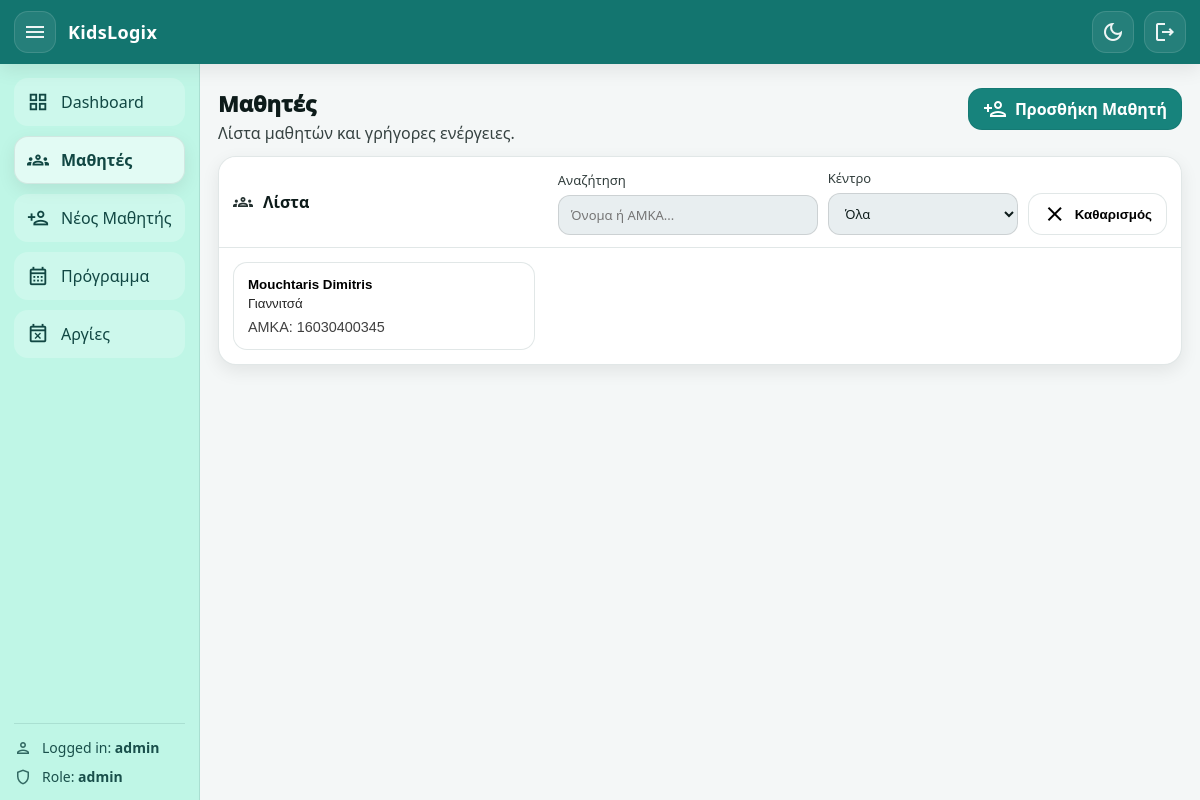
The page /students (signed in) on the database as committed earlier.
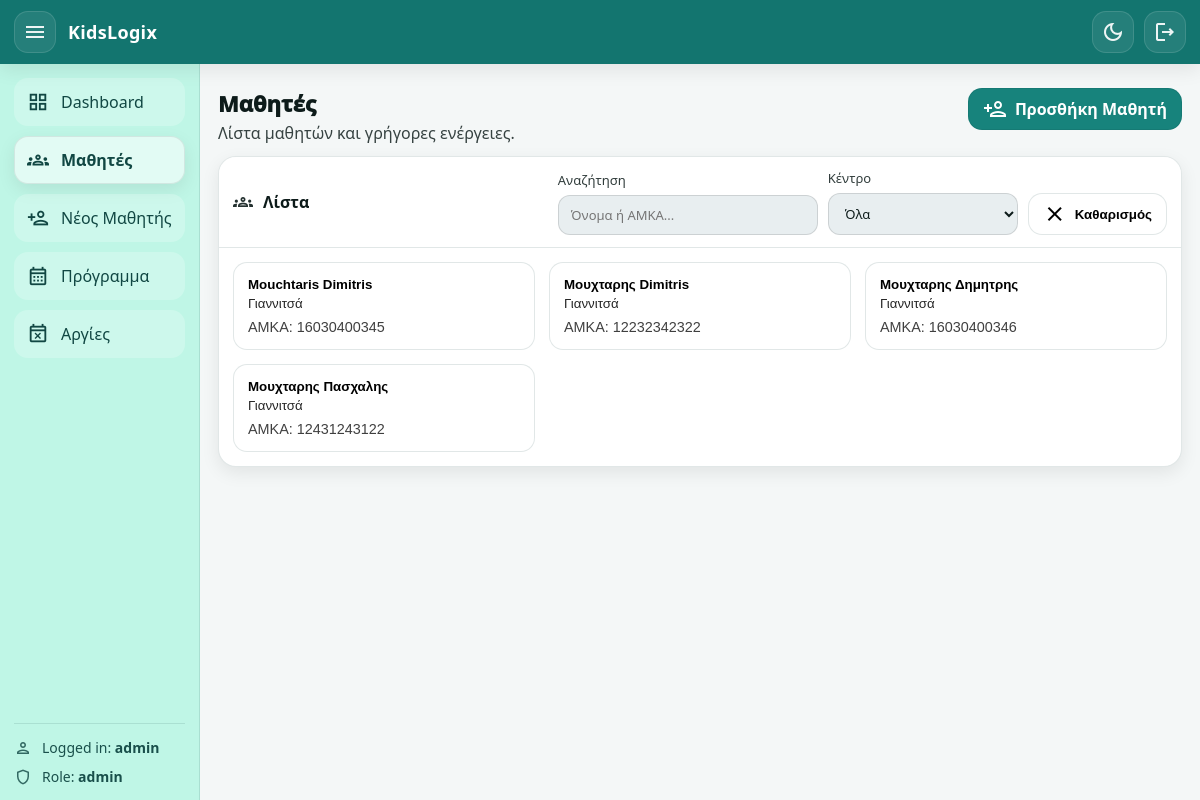
The same page on the database as committed later.
### app/models.py (models this page shows, shortened)
class Student(Base):
    __tablename__ = "students"
    amka: Mapped[str] = mapped_column(String(20), primary_key=True)
    center: Mapped[str] = mapped_column(
        String(20),
        nullable=False,
        default="Giannitsa",  # Giannitsa / KryaVrisi
    )
    first_name: Mapped[str] = mapped_column(String(60), nullable=False)
    last_name: Mapped[str] = mapped_column(String(60), nullable=False)
    date_of_birth: Mapped[date | None] = mapped_column(Date, nullable=True)
    parent_name: Mapped[str | None] = mapped_column(String(120), nullable=True)
    parent_phone: Mapped[str | None] = mapped_column(String(30), nullable=True)
    assessment_expiry_date: Mapped[date | None] = mapped_column(Date, nullable=True)
    admin_comment: Mapped[str | None] = mapped_column(String(1000), nullable=True)
    created_at: Mapped[datetime] = mapped_column(
        DateTime, default=datetime.utcnow, nullable=False
    )
    services: Mapped[list["StudentService"]] = relationship(
        back_populates="student",
        cascade="all, delete-orphan",
    )
    appointments: Mapped[list["Appointment"]] = relationship(
        back_populates="student",
        cascade="all, delete-orphan",
    )
    payments: Mapped[list["Payment"]] = relationship(
        back_populates="student",
        cascade="all, delete-orphan",
    )

### app/routers/web.py (the view)
@router.get("/students", response_class=HTMLResponse)
def students_page(
    request: Request,
    center: str | None = None,
    db: Session = Depends(get_db),
    user: User = Depends(get_current_user),
):
    center_norm = normalize_center(center) if center else None
    q = db.query(Student)
    if center_norm:
        q = q.filter(Student.center == center_norm)
    students = q.order_by(Student.last_name.asc(), Student.first_name.asc()).all()
    return templates.TemplateResponse(
        "students.html",
        {
            "request": request,
            "user": user,
            "page": "students",
            "students": students,
            "centers": CENTERS,
        },
    )

### app/templates/students.html (shortened to what this page needs)
{% extends "base.html" %}
{% block content %}
<div class="page-head">
  <div>
    <h1 class="page-title">Μαθητές</h1>
    <p class="page-subtitle">Λίστα μαθητών και γρήγορες ενέργειες.</p>
  </div>
  <div class="page-actions">
    <a class="btn btn-primary" href="/students/new">
      <span class="material-icons-outlined">person_add</span>
      Προσθήκη Μαθητή
    </a>
  </div>
</div>
<div class="card">
  <div class="card-head">
    <div class="card-title">
      <span class="material-icons-outlined">groups</span>
      <h2>Λίστα</h2>
    </div>
    <div class="filters" style="justify-content:flex-end;">
      <div class="field-inline" style="min-width:260px;">
        <span>Αναζήτηση</span>
        <div class="search-wrap">
          <input
            id="studentSearch"
            type="text"
            placeholder="Όνομα ή AMKA..."
            autocomplete="off"
          />
        </div>
      </div>
      <div class="field-inline" style="min-width:190px;">
        <span>Κέντρο</span>
        <select id="centerFilter">
          <option value="">Όλα</option>
        </select>
      </div>
      <button class="btn" type="button" id="clearFilters" title="Καθαρισμός φίλτρων">
        <span class="material-icons-outlined">clear</span>
        Καθαρισμός
      </button>
    </div>
  </div>
  <div class="card-body">
    {% if students and students|length > 0 %}
      <div class="student-cards">
        {% for st in students %}
          <button
            type="button"
            class="student-mini"
            data-amka="{{ st.amka }}"
            data-name="{{ st.full_name }}"
            data-center="{{ centers.get(st.center, st.center) }}"
            data-parent="{{ st.parent_name or '-' }}"
            data-phone="{{ st.parent_phone or '-' }}"
            data-exp="{{ fmt_date_gr(st.assessment_expiry_date) }}"
          >
            <div class="mini-title">{{ st.full_name }}</div>
            <div class="mini-sub">{{ centers.get(st.center, st.center) }}</div>
            <div class="mini-meta">AMKA: {{ st.amka }}</div>
          </button>
        {% endfor %}
      </div>
    {% else %}
      <div class="empty-state">Δεν υπάρχουν μαθητές.</div>
    {% endif %}
  </div>
</div>
{% endblock %}

### app/templates/base.html (shortened to what this page needs)
<!doctype html>
<html lang="el" data-theme="light">
<head>
  <link rel="stylesheet" href="/static/style.css?v=8" />
</head>
<body class="{% if request.url.path == '/login' %}auth-page{% endif %}">
  <div class="app-shell">
    <header class="topbar">
      <div class="topbar-left">
        {% if request.url.path != '/login' %}
          <button class="icon-btn topbar-btn" id="sidebarToggle" type="button" aria-label="Toggle sidebar">
            <span class="material-icons-outlined">menu</span>
          </button>
        {% endif %}
        <div class="brand">
          <span class="brand-title">KidsLogix</span>
        </div>
      </div>
      <div class="topbar-right">
        <button class="icon-btn topbar-btn" id="themeToggle" type="button" aria-label="Toggle dark mode" title="Dark mode">
          <span class="material-icons-outlined" id="themeIcon">dark_mode</span>
        </button>
        {% if request.url.path != '/login' %}
          <a class="icon-btn topbar-btn" href="/auth/logout" aria-label="Logout" title="Logout">
            <span class="material-icons-outlined">logout</span>
          </a>
        {% endif %}
      </div>
    </header>
    <div class="layout {% if request.url.path == '/login' %}layout-auth{% endif %}">
      {% if request.url.path != '/login' %}
        <aside class="sidebar" id="sidebar">
          <nav class="nav">
            {% set path = request.url.path %}
            <a class="nav-item {% if path == '/' %}active{% endif %}" href="/">
              <span class="material-icons-outlined nav-ic">grid_view</span>
              <span class="nav-txt">Dashboard</span>
            </a>
            <a class="nav-item {% if path.startswith('/students') and path != '/students/new' %}active{% endif %}" href="/students">
              <span class="material-icons-outlined nav-ic">groups</span>
              <span class="nav-txt">Μαθητές</span>
            </a>
            <a class="nav-item {% if path == '/students/new' %}active{% endif %}" href="/students/new">
              <span class="material-icons-outlined nav-ic">person_add</span>
              <span class="nav-txt">Νέος Μαθητής</span>
            </a>
            <a class="nav-item {% if path.startswith('/schedule') %}active{% endif %}" href="/schedule">
              <span class="material-icons-outlined nav-ic">calendar_month</span>
              <span class="nav-txt">Πρόγραμμα</span>
            </a>
            <a class="nav-item {% if path.startswith('/holidays') %}active{% endif %}" href="/holidays">
              <span class="material-icons-outlined nav-ic">event_busy</span>
              <span class="nav-txt">Αργίες</span>
            </a>
          </nav>
          <div class="sidebar-footer">
            <div class="meta-row">
              <span class="material-icons-outlined">person</span>
              <span>Logged in: <b>{{ user.username if user else '-' }}</b></span>
            </div>
            <div class="meta-row">
              <span class="material-icons-outlined">shield</span>
              <span>Role: <b>{{ user.role if user else '-' }}</b></span>
            </div>
          </div>
        </aside>
      {% endif %}
      <main class="content {% if request.url.path == '/login' %}content-auth{% endif %}">
        {% block content %}{% endblock %}
      </main>
    </div>
  </div>
</body>
</html>

Rows that differ between the two databases and show on the page:
added Student: full_name "Μουχταρης Dimitris", get "Γιαννιτσά", amka "12232342322"
added Student: full_name "Μουχταρης Δημητρης", get "Γιαννιτσά", amka "16030400346"
added Student: full_name "Μουχταρης Πασχαλης", get "Γιαννιτσά", amka "12431243122"
